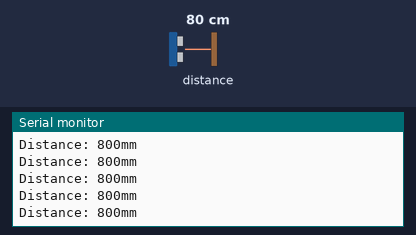
The sketch below on a simulated Arduino Uno, built with avr-gcc and run on an emulated ATmega328P. On the bench: the last lines printed to the serial monitor. The test bench sets the inputs (shaded band); at power-on: distance to the obstacle 80 cm.

Above: at 1.2 s.
1.3 s: distance to the obstacle set to 2 cm
At 1.54 s:
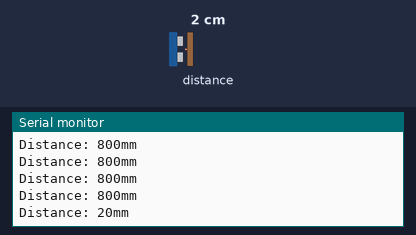
2.8 s: distance to the obstacle set to 4 cm
At 2.88 s:
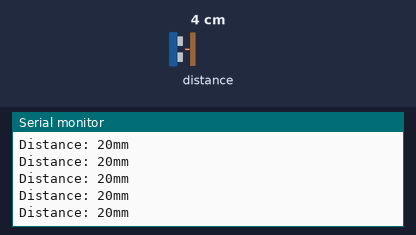
Timing chart, 0 to 5.8 s (numbered marks = the images above; inputs shaded):
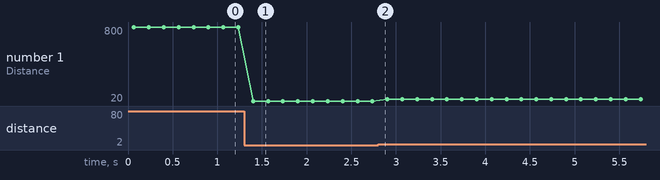

Measured:
- after the input at 1.3 s, the serial monitor: prints a new line after 0.10 s (image 1)
- plotted number 1: 800 → 20 after the input at 1.3 s, 20 → 40 after the input at 2.8 s

The sketch:

eikonikos_electrical_arduino.ino
```cpp
#include <Wire.h>
#include <VL53L0X.h>
#include<MedianFilter.h>
VL53L0X sensor;
MedianFilter test(10,0);
void setup()
{
  pinMode(12,INPUT_PULLUP);
  digitalWrite(12,HIGH);
  Serial.begin(9600);
  Wire.begin();

  sensor.init();
  sensor.setTimeout(500);

  // Start continuous back-to-back mode (take readings as
  // fast as possible).  To use continuous timed mode
  // instead, provide a desired inter-measurement period in
  // ms (e.g. sensor.startContinuous(100)).
  sensor.startContinuous();
}

void loop()
{
  int val=sensor.readRangeContinuousMillimeters();
  test.in(val);
  val=test.out();
  int distance =sensor.readRangeContinuousMillimeters();
  //int distance =sensor.startContinuous(100);

 //distance = distance;
  Serial.print("Distance: ");
  Serial.print(distance);
  Serial.print("mm");
  if (sensor.timeoutOccurred()) { Serial.print(" TIMEOUT"); }

  Serial.println();
  delay(100);
}
```
